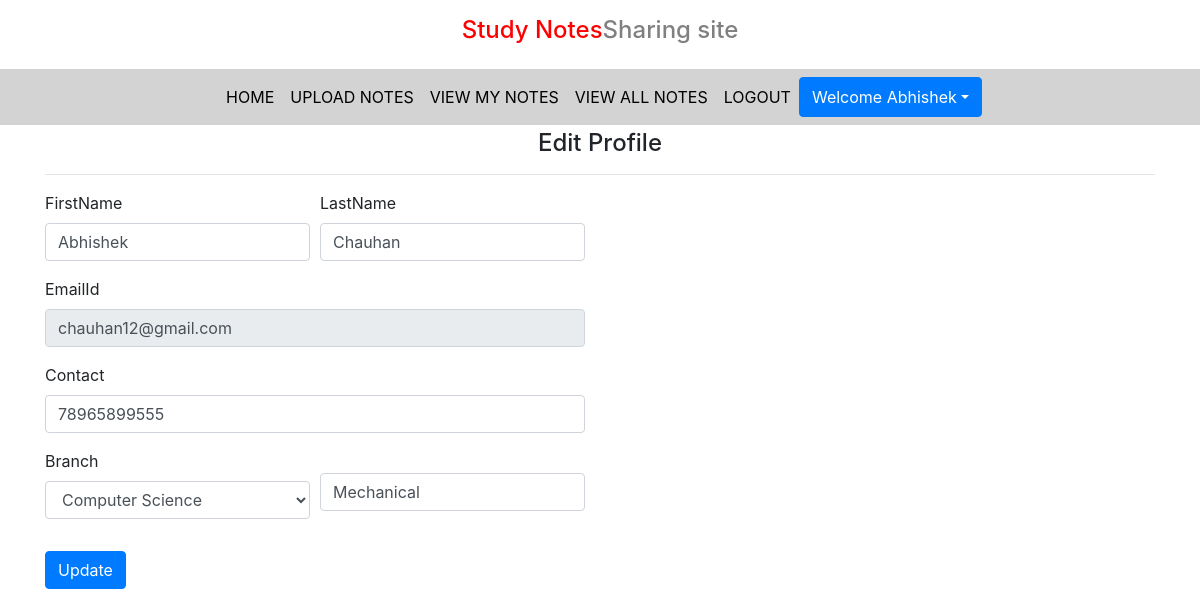
/edit_pro (signed in), run on the app's committed database.
### notes/models.py (models this page shows, shortened)
class Signup(models.Model):
    user=models.ForeignKey(User, on_delete=models.CASCADE)
    contact=models.CharField(max_length=10,null=True)
    branch=models.CharField(max_length=30)
    role=models.CharField(max_length=15)

### notes/views.py (the view, shortened to what this page needs)
# urls.py: path('edit_pro',views.edit_pro,name='edit_pro'),
def edit_pro(request):
    if not request.user.is_authenticated:
        return redirect('login')
    user=User.objects.get(id=request.user.id)
    data=Signup.objects.get(user=user)
    error=False
    d={'data':data,'user':user,'error':error}
    return render(request,'edit_profile.html',d)

### notes/templates/edit_profile.html (shortened to what this page needs)
{% extends "usernavigation.html" %}
{% load static %}
{% block body %}
<div class="container mt-1">
    <h4 class="text-center">Edit Profile</h4>
    <hr>
    <div class="row">
        <div class="col-sm-6">
        <form method="POST">
            <div class="form-row ">
                <div class="form-group col-sm-6 m-0">
                    <label >FirstName</label>
                    <input type="text" class="form-control" value="{{ data.user.first_name }}" name="fname">
                </div>
                 <div class="form-group col-sm-6">
                    <label >LastName</label>
                    <input type="text" class="form-control" value="{{ data.user.last_name }}" name="lname">
                </div>
            </div>
            <div class="form-row ">
                <div class="form-group col-sm-12">
                    <label >EmailId</label>
                    <input type="text" class="form-control " value="{{ data.user.username }}" name="fistName" readonly>
                </div>
            </div>
            <div class="form-row">
                <div class="form-group col-sm-12">
                    <label >Contact</label>
                    <input type="text" class="form-control" value="{{ data.contact }}" name="contact">
                </div>
            </div>
             <div class="form-row">
                <div class="form-group col-sm-6">
                    <label >Branch</label>
                    <select name="branch" class="form-control" >
                         <option value="Computer Science">Computer Science</option>
                      </select>
                </div>
                <div class="form-group col-sm-6 ">
                    <br>
                    <input type="text" class="form-control" value="{{data.branch}}">
                </div>
            </div>
            <input type="submit" value="Update" class="btn btn-primary mt-3">
        </form>
    </div>
</div>
</div>
{% endblock body %}

### notes/templates/usernavigation.html (shortened to what this page needs)
<!DOCTYPE html>
{% load static %}
<html lang="en">
<head>
  <link rel="stylesheet" href="https://maxcdn.bootstrapcdn.com/bootstrap/4.3.1/css/bootstrap.min.css">
  <link rel="stylesheet" href="https://use.fontawesome.com/releases/v5.6.3/css/all.css"></head>
  <link rel="stylesheet" href="{% static 'css/mystyle.css' %}">
<body>
    <h4 class="p-3 text-center"><span style="color:red"> Study Notes</span><span style="color:gray">Sharing site</span></h4>
<nav class="navbar navbar-expand-sm justify-content-center" style="background-color: lightgray;">
    <ul class="navbar-nav">
        <li class="nav-item">
            <a href="{% url 'profile' %}" class="nav-link">HOME</a>
        </li>
        <li class="nav-item">
            <a href="{% url 'upload_notes' %}" class="nav-link">UPLOAD NOTES</a>
        </li>
        <li class="nav-item">
            <a href="{% url 'view_notes' %}" class="nav-link">VIEW MY NOTES</a>
        </li>
        <li class="nav-item">
            <a href="{% url 'viewall_note' %}" class="nav-link">VIEW ALL NOTES</a>
        </li>
        <li class="nav-item">
            <a href="#" class="nav-link">LOGOUT</a>
        </li>
        <div class="btn-group">
            <button type="button" class="btn btn-primary dropdown-toggle" data-toggle="dropdown">Welcome {{request.user.first_name}}</button>
        </div>
    </ul>
</nav>
</body>
</html>
{% block body %}
{% endblock body %}

### notes/static/css/mystyle.css (style rules this page uses)
.nav-link { color: black; }

### data on the page
Signup: fname "Abhishek", lname "Chauhan", fistName "chauhan12@gmail.com", contact "78965899555", branch "Mechanical"

### other printed values
{{ request.user.first_name }} "Abhishek"
